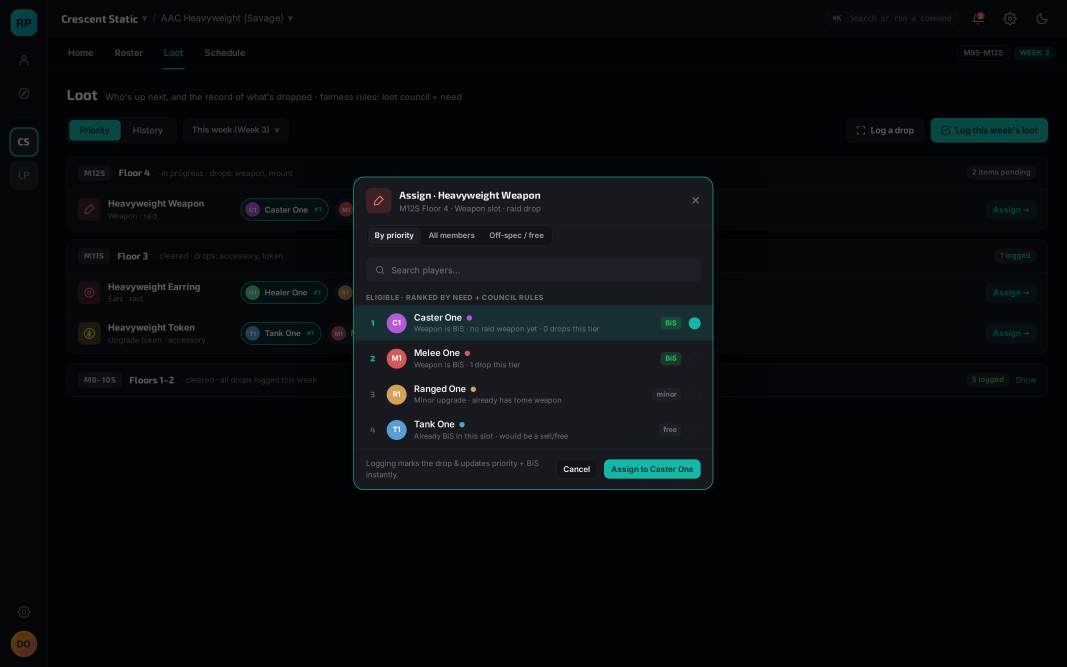
#> input picture design/redesign/mockups/renders/03-loot-priority-with-picker-render.png, 3200 x 2000 px (shown at 1/3 size)
$ python shrink-pr-shots.py ../design/redesign/mockups/renders/03-loot-priority-with-picker-render.png
#> lines starting #> are read from the running program, lines starting #| are printed output that depends on the picture
#!/usr/bin/env python3
"""
Shrink PR screenshots to the size they are actually displayed at.

PR bodies embed shots with `width="900"`. Capture tools save at the viewport
size (1680px wide for the standard desktop pass), so a committed screenshot
stores roughly 3.5x the pixels that ever render — and git keeps that blob
forever. Converting to 900px WebP measured 8% of the original bytes across
D7a's eleven shots, with no visible difference at the rendered width.

Run this before committing screenshots:

    python scripts/shrink-pr-shots.py docs/redesign/pr-shots/d7b-*.png

    # preview without writing
    python scripts/shrink-pr-shots.py --dry-run docs/redesign/pr-shots/d7b-*.png

    # keep the originals instead of replacing them
    python scripts/shrink-pr-shots.py --keep docs/redesign/pr-shots/d7b-*.png

By default each source file is replaced by a `.webp` sibling, because leaving
both would defeat the point. Embed the `.webp` path in the PR body.

`scripts/check-pr-shots.mjs` enforces the resulting budget in CI.

Requires Pillow (`pip install Pillow`), same as the other image scripts in this
repo (see frontend/scripts/blend_tier_banners.py).
"""
from __future__ import annotations

import argparse
import sys
from pathlib import Path

try:
    from PIL import Image
except ImportError:  # pragma: no cover - environment guidance, not logic
    sys.exit("Pillow is required: pip install Pillow")

# Must stay in sync with MAX_BYTES in scripts/check-pr-shots.mjs.
BUDGET_BYTES = 120 * 1024
TARGET_WIDTH = 900
WEBP_QUALITY = 82


def human(n: int) -> str:
    return f"{n / 1024:.0f} KB"


def shrink(path: Path, *, dry_run: bool, keep: bool, target_width: int = TARGET_WIDTH) -> tuple[int, int]:
    """Return (before_bytes, after_bytes). after == before when nothing changed."""
#> called with dry_run = False, keep = False, target_width = 900
    before = path.stat().st_size

    with Image.open(path) as im:
#> im is the input picture: PIL image 3200x2000 RGB; mean R, G, B 8, 10.3, 13.7
        im.load()
        width, height = im.size
#> width = 3200; height = 2000
        if width > target_width:
            target_height = round(height * target_width / width)
#> target_height = 562
            im = im.resize((target_width, target_height), Image.LANCZOS)
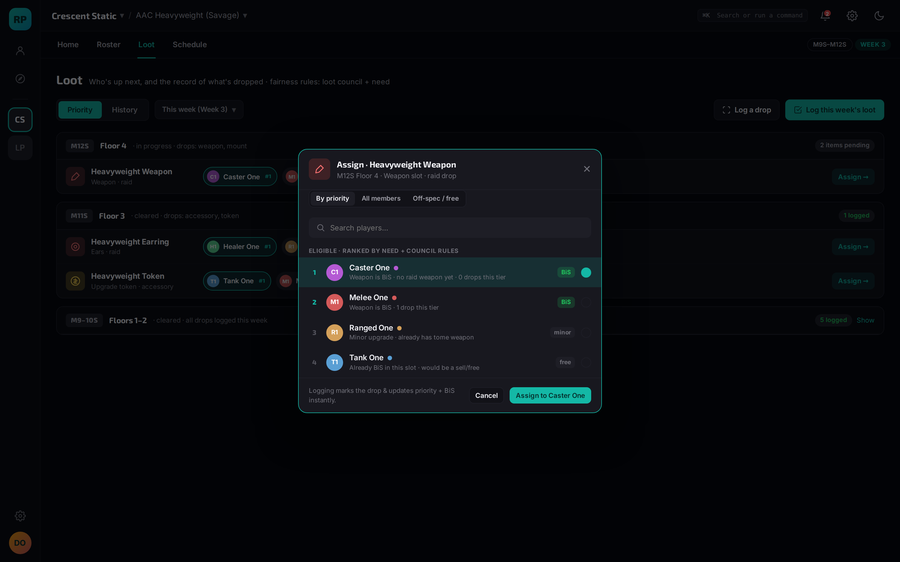
#> im: PIL image 900x562 RGB; mean R, G, B 8, 10.3, 13.7
        # Screenshots are opaque; RGBA costs bytes for nothing.
        if im.mode not in ("RGB", "L"):
            im = im.convert("RGB")

        out = path.with_suffix(".webp")
        if dry_run:
            import io

            buf = io.BytesIO()
            im.save(buf, "WEBP", quality=WEBP_QUALITY, method=6)
            return before, buf.tell()

        im.save(out, "WEBP", quality=WEBP_QUALITY, method=6)

    after = out.stat().st_size
    if not keep and out != path:
        path.unlink()
    return before, after


def main() -> int:
    parser = argparse.ArgumentParser(description=__doc__, formatter_class=argparse.RawDescriptionHelpFormatter)
    parser.add_argument("files", nargs="+", help="screenshot paths to shrink")
    parser.add_argument("--dry-run", action="store_true", help="report sizes without writing")
    parser.add_argument("--keep", action="store_true", help="keep the original alongside the .webp")
    parser.add_argument("--width", type=int, default=TARGET_WIDTH, help=f"target width (default {TARGET_WIDTH})")
    args = parser.parse_args()

    paths = [Path(f) for f in args.files]
    missing = [p for p in paths if not p.is_file()]
    if missing:
        for p in missing:
            print(f"  ! not found: {p}", file=sys.stderr)
        return 2

    total_before = total_after = 0
    over_budget = []

    for path in paths:
        before, after = shrink(path, dry_run=args.dry_run, keep=args.keep, target_width=args.width)
        total_before += before
        total_after += after
        pct = (after / before * 100) if before else 100
        arrow = "would be" if args.dry_run else "->"
        print(f"  {path.name:52s} {human(before):>8s} {arrow} {human(after):>8s}  ({pct:.0f}%)")
        if after > BUDGET_BYTES:
            over_budget.append((path.name, after))

    if total_before:
        saved = total_before - total_after
        print(
            f"\n  {len(paths)} file(s): {human(total_before)} -> {human(total_after)} "
            f"(saved {human(saved)}, {saved / total_before * 100:.0f}%)"
        )

    if over_budget:
        print(f"\n  ! still over the {human(BUDGET_BYTES)} budget:", file=sys.stderr)
        for name, size in over_budget:
            print(f"      {human(size):>8s}  {name}", file=sys.stderr)
        print(
            "    Try a narrower --width, crop to the region that matters, or add the\n"
            "    filename to docs/redesign/pr-shots/.size-exceptions with a reason.",
            file=sys.stderr,
        )
        return 1

    if args.dry_run:
        print("\n  (dry run - nothing written)")
    return 0


if __name__ == "__main__":
    raise SystemExit(main())
#> (the program exits here)

$ run again, on design/redesign/mockups/renders/01-static-home-wide.png
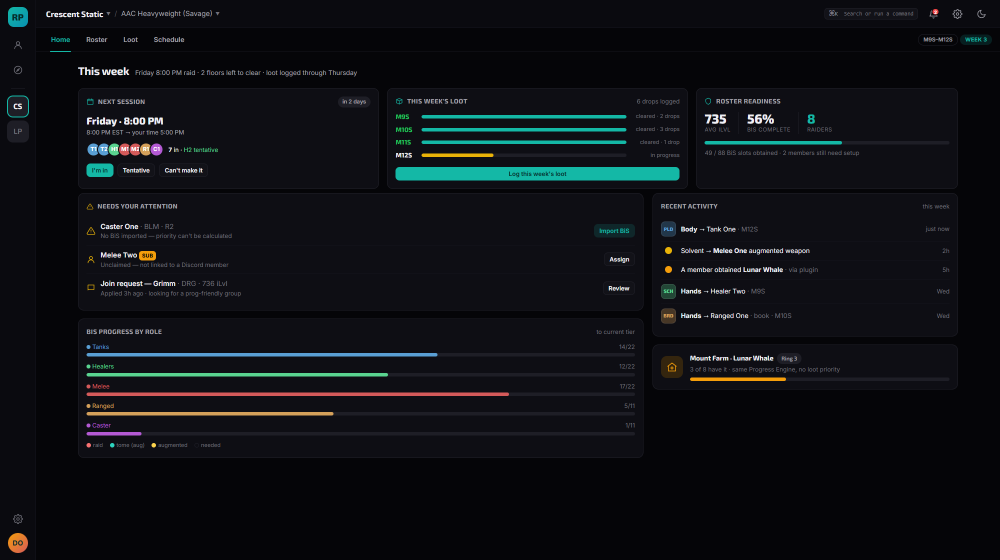
#> input picture design/redesign/mockups/renders/01-static-home-wide.png, 2000 x 1120 px (shown at 1/2 size)
#> in shrink, im is the input picture: PIL image 2000x1120 RGB; mean R, G, B 14.4, 16.4, 20.4
#> in shrink, `im = im.resize((target_width, target_height), Image.LANCZOS)`:
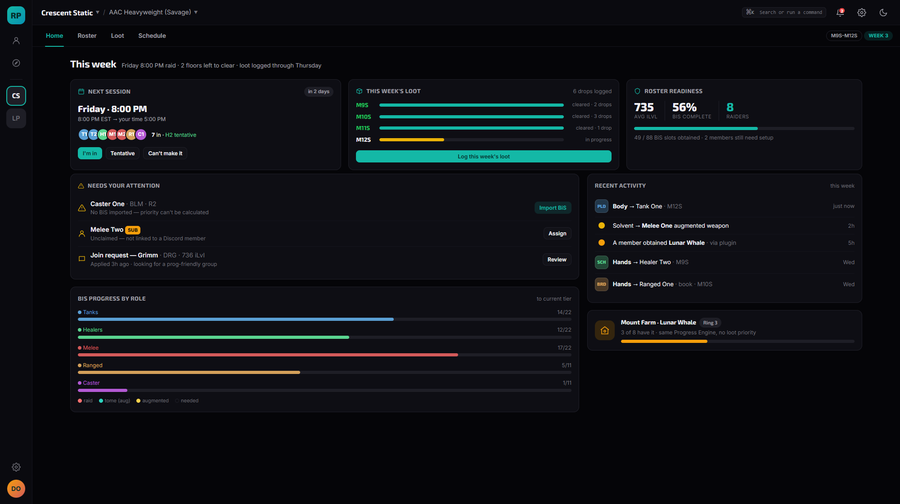
#> im: PIL image 900x504 RGB; mean R, G, B 14.4, 16.4, 20.4

$ run again, on design/redesign/mockups/renders/01-static-home-widescreen.png
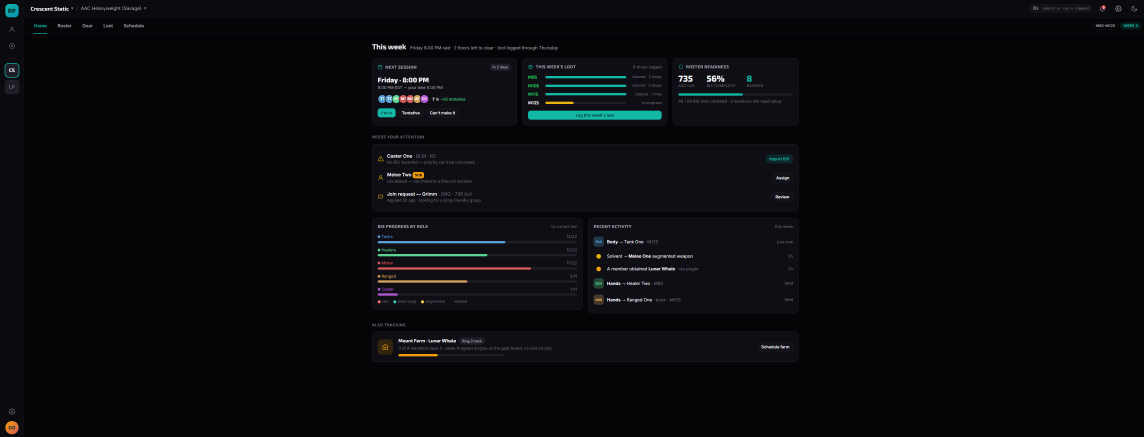
#> input picture design/redesign/mockups/renders/01-static-home-widescreen.png, 3432 x 1310 px (shown at 1/3 size)
#> in shrink, im is the input picture: PIL image 3432x1310 RGBA; mean R, G, B, A 9.1, 9.8, 13.4, 255
#> in shrink, `im = im.resize((target_width, target_height), Image.LANCZOS)`:
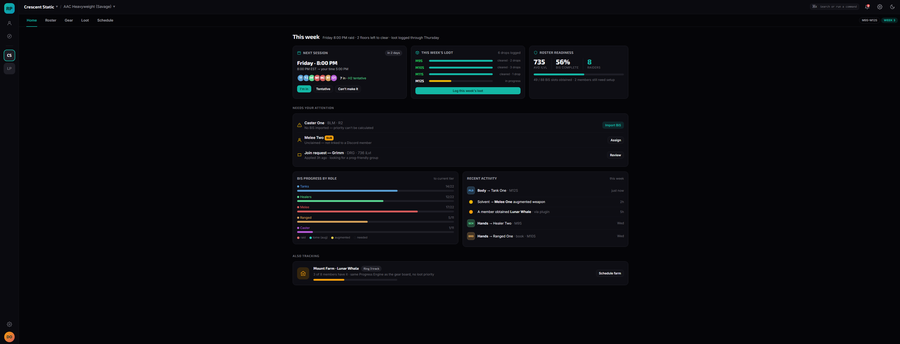
#> im: PIL image 900x344 RGBA; mean R, G, B, A 9.1, 9.8, 13.4, 255

$ run again, on design/redesign/mockups/renders/01-static-home.png
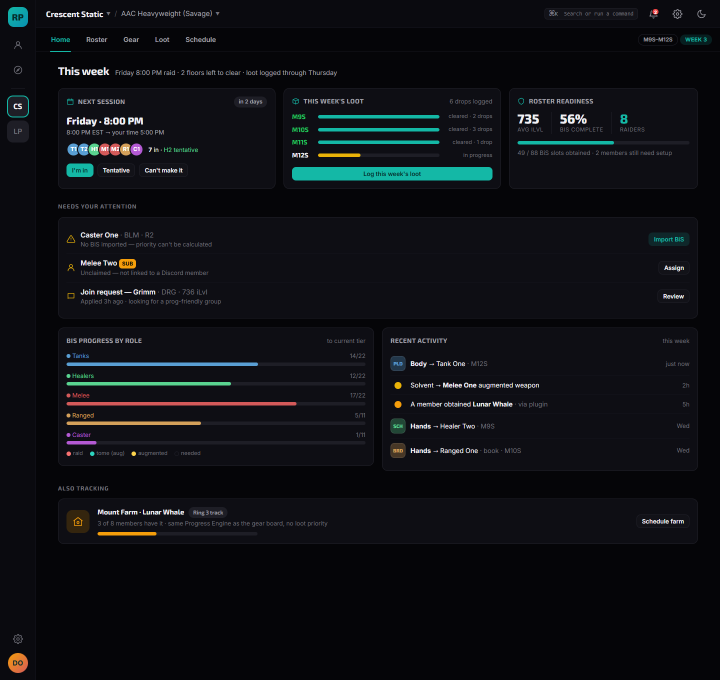
#> input picture design/redesign/mockups/renders/01-static-home.png, 1440 x 1360 px (shown at 1/2 size)
#> in shrink, im is the input picture: PIL image 1440x1360 RGB; mean R, G, B 14.2, 15.8, 19.9
#> in shrink, `im = im.resize((target_width, target_height), Image.LANCZOS)`:
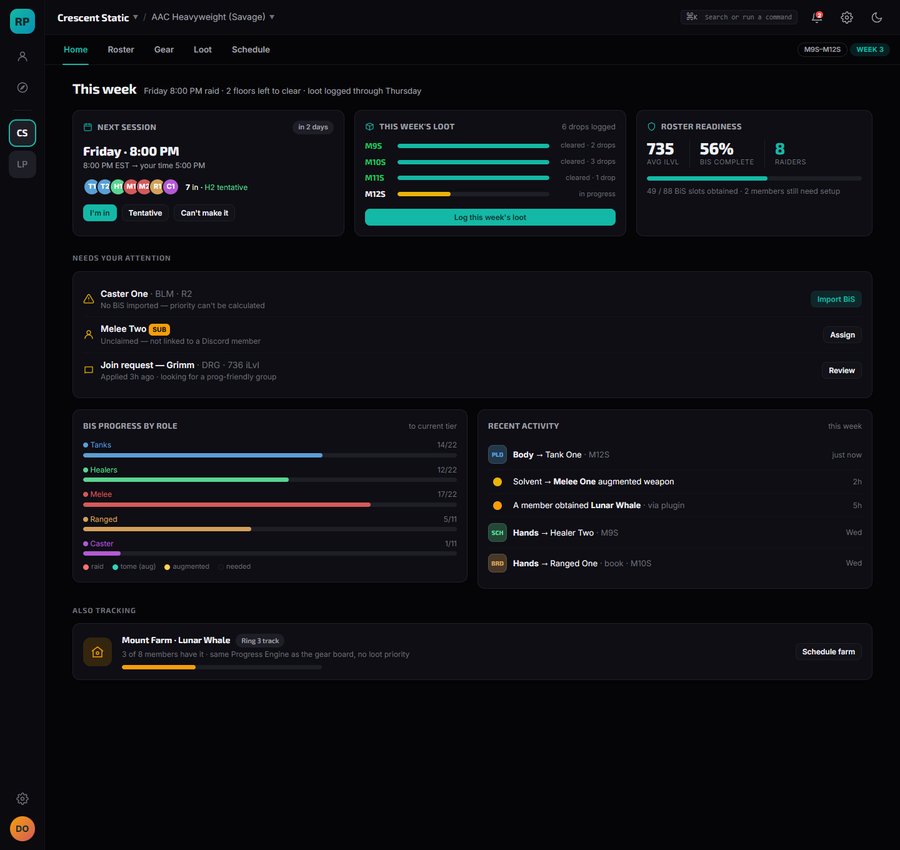
#> im: PIL image 900x850 RGB; mean R, G, B 14.2, 15.8, 19.9
